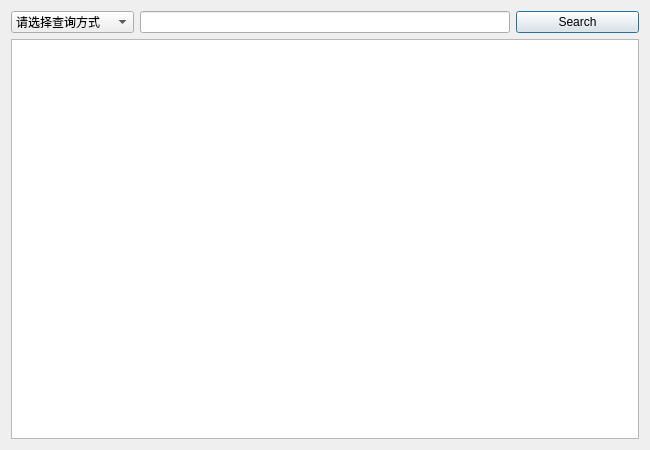
<?xml version="1.0" encoding="UTF-8"?>
<ui version="4.0">
 <class>queryStu</class>
 <widget class="QDialog" name="queryStu">
  <property name="geometry">
   <rect>
    <x>0</x>
    <y>0</y>
    <width>650</width>
    <height>450</height>
   </rect>
  </property>
  <property name="windowTitle">
   <string>Dialog</string>
  </property>
  <layout class="QVBoxLayout" name="verticalLayout">
   <item>
    <layout class="QHBoxLayout" name="horizontalLayout" stretch="2,6,2">
     <item>
      <widget class="QComboBox" name="comboBox_method">
       <item>
        <property name="text">
         <string>请选择查询方式</string>
        </property>
       </item>
       <item>
        <property name="text">
         <string>按姓名</string>
        </property>
       </item>
       <item>
        <property name="text">
         <string>按学号</string>
        </property>
       </item>
       <item>
        <property name="text">
         <string>按性别</string>
        </property>
       </item>
       <item>
        <property name="text">
         <string>按年龄</string>
        </property>
       </item>
       <item>
        <property name="text">
         <string>按院系</string>
        </property>
       </item>
      </widget>
     </item>
     <item>
      <widget class="QLineEdit" name="lineEdit_content"/>
     </item>
     <item>
      <widget class="QPushButton" name="pushButton_search">
       <property name="text">
        <string>Search</string>
       </property>
      </widget>
     </item>
    </layout>
   </item>
   <item>
    <widget class="QTableView" name="tableView"/>
   </item>
  </layout>
 </widget>
 <resources/>
 <connections/>
</ui>
